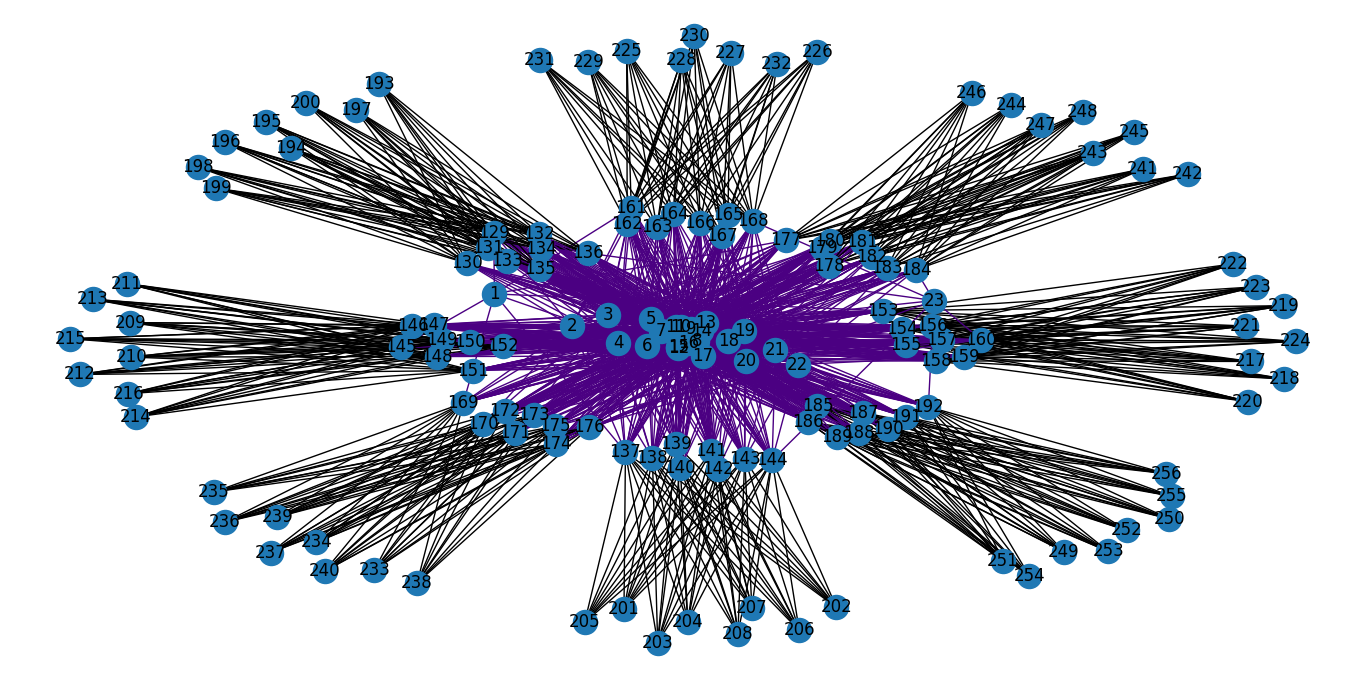

This figure's Python source:
'''This code shows connections within a single Aggregation+ToR Block of Jupiter topology
There are 64 of these Blocks in the Jupiter architecture
In one block, there are 128 ToR switches connected by 2*10G links to AB
Aggregation Block(AB) consists of 8 Main Blocks(MB)
Each MB consists of two stages of switches- MB_S1, MB_S2
consisting of 8 switches each connected by 1*40G links'''
import matplotlib.pyplot as plt
import networkx as nx
G = nx.Graph()

'''This variable helps to keep track of the aggregation+ToR block 
we're currently working in '''
CurrentAB = 0

N_in_AB = 256 #Stores total number of switches in each aggregation+ToR block

for CurrentAB in range(0,1): #In this demo we show a single aggregation+ToR block
	for MB_Stage1_Switch in range(0,8): #For each of the 8 stage 1 switches in a main block
		
		for CurrentMB in range(0,8): #For each of the 8 MBs in the aggregation block
			
			for tor_group in range(0,16): #Each switch in MB_S1 connects to 16 ToR switches
			#So 8 MB_S1 switches connect to 8*16=128 all ToR switches in the block
				#Finding IDs
				#128 ToRs in a block
				MB_S1_ID = N_in_AB*CurrentAB + 129 + 8*CurrentMB + MB_Stage1_Switch
				tor_ID = N_in_AB*CurrentAB + MB_Stage1_Switch+1+tor_group
				G.add_edge(MB_S1_ID, tor_ID, weight=2, capacity=10, color='indigo') #2*10G links, Dual Redundancy
			
			for MB_Stage2_Switch in range(0,8): #For each of the 8 stage 2 switches in a main block
				#Finding IDs
				#128 ToRs in a block
				MB_S1_ID = N_in_AB*CurrentAB + 129 + 8*CurrentMB + MB_Stage1_Switch
				#128 ToRs + 8*8 MB_S1 switches = 192 in a block
				MB_S2_ID = N_in_AB*CurrentAB + 193 + 8*CurrentMB + MB_Stage2_Switch
				G.add_edge(MB_S1_ID, MB_S2_ID, weight=1, capacity=40, color='black') #1*40G links


colors = [G[u][v]['color'] for u,v in G.edges()]
nx.draw(G,with_labels=True, edge_color=colors)
plt.show()
